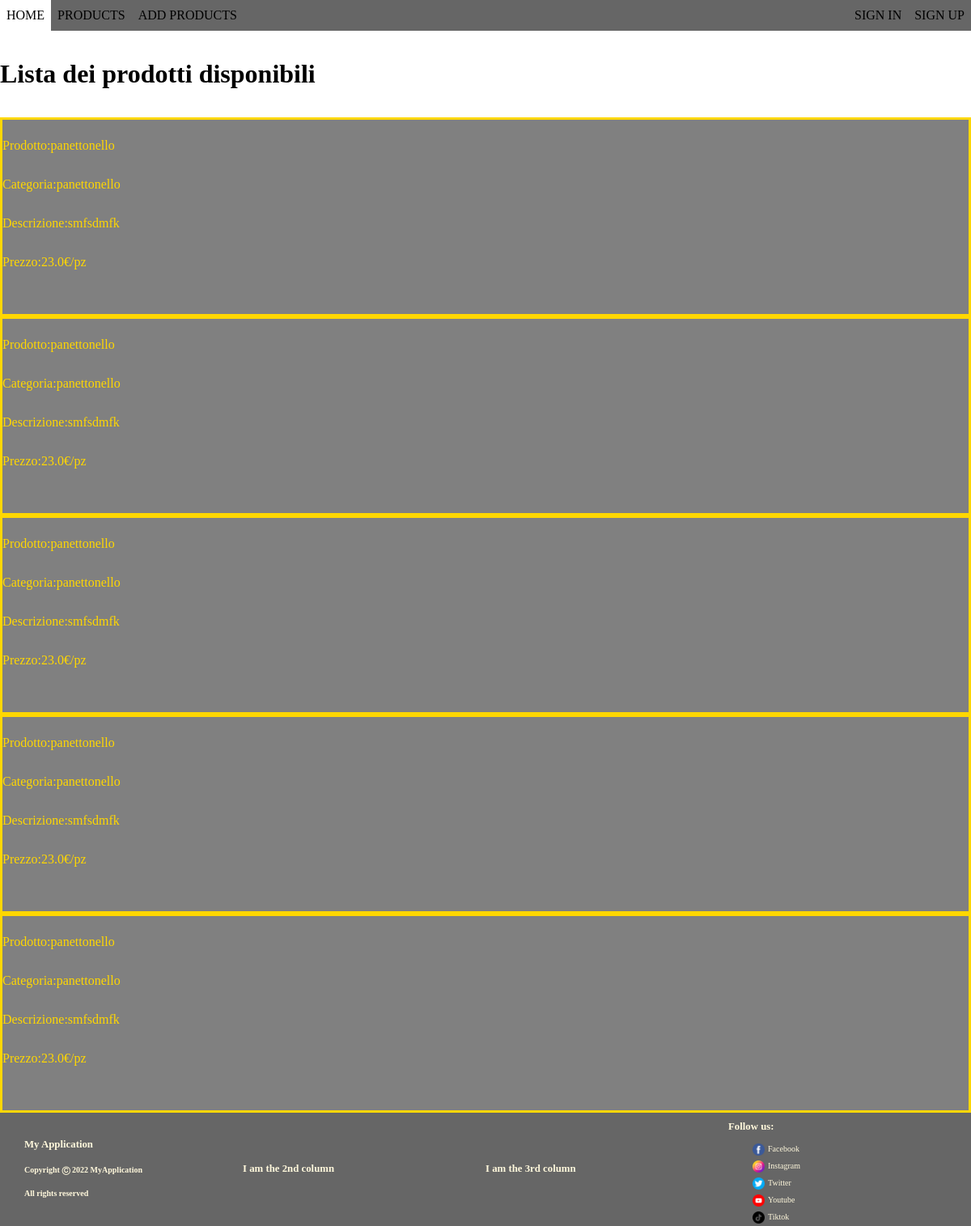
Page /products on the committed database.
### model.py (models this page shows)
class Product(db.Model):
    id = db.Column(db.Integer, primary_key=True)
    name = db.Column(db.String(100))
    description = db.Column(db.String(300))
    category = db.Column(db.String(30))
    price = db.Column(db.Float)
    quantity = db.Column(db.Integer)
    availability = db.Column(db.Boolean)
    img_path = db.Column(db.String(100))

### app.py (the view)
@app.route('/products')
def products():
    product_list = Product.query.all()
    return render_template('products.html', product_list=product_list)

### templates/products.html (shortened to what this page needs)
{% extends 'layout.html' %}
{% block layout %}
<h1>Lista dei prodotti disponibili</h1>
{% for product in product_list %}
<div class="pro-item">
    <p>Prodotto:{{product.name}}</p>
    <p>Categoria:{{product.category}}</p>
    <p>Descrizione:{{product.description}} </p>
    <p>Prezzo:{{product.price}}€/pz</p>
    <br>
</div>
{% endfor %}
{% endblock %}

### templates/layout.html (shortened to what this page needs)
<!DOCTYPE html>
<html lang="en">
<head>
    <link href="{{ url_for('static',filename='css/personal.css') }}" rel="stylesheet">
</head>
<body>
    <nav>
        <ul class="navbar" id="dropdownClick">
            <li><a href="/">home</a></li>
            <li><a href="/products">products</a></li>
            <li><a href="/addproducts">add products</a></li>
            <li class="navbar-right"><a href="/signup">sign up</a></li>
            <li class="navbar-right"><a href="/signin">sign in</a></li>
        </ul>
    </nav>
    {% block layout %}
    {% endblock %}
    <footer class="myfooter">
        <div class="row">
            <div class="col-3 maxwidth">
                <div class="foot-align-left">
                    <ul>
                        <h1>My Application</h1>
                        <h2>Copyright &#x24B8; 2022 MyApplication</h2>
                        <h2>All rights reserved</h2>
                    </ul>
                </div>
            </div>
            <div class="col-3 hide">
                <h1>I am the 2nd column</h1>
            </div>
            <div class="col-3 hide">
                <h1>I am the 3rd column</h1>
            </div>
            <div class="col-3 maxwidth">
                <div class="footright">
                    <h1>Follow us:</h1>
                    <ul>
                        <li>
                            <div class="row">
                            <img src="{{ url_for('static',filename='files/facebook.png') }}" alt="">
                            <a href="">Facebook</a>
                            </div>
                        </li>
                        <li>
                            <div class="row">
                            <img src="{{ url_for('static',filename='files/instagram.png') }}" alt="">
                            <a href="">Instagram</a>
                            </div>
                        </li>
                        <li>
                            <div class="row">
                            <img src="{{ url_for('static',filename='files/twitter.png') }}" alt="">
                            <a href="">Twitter</a>
                            </div>
                        </li>
                        <li>
                            <div class="row">
                            <img src="{{ url_for('static',filename='files/youtube.png') }}" alt="">
                            <a href="">Youtube</a>
                            </div>
                        </li>
                        <li>
                            <div class="row">
                            <img src="{{ url_for('static',filename='files/tiktok.png') }}" alt="">
                            <a href="">Tiktok</a>
                            </div>
                        </li>
                    </ul>
                </div>
            </div>
        </div>
    </footer>
</body>
</html>

### static/css/personal.css (style rules this page uses)
nav, header, footer { display: block; }
body { line-height: 2; margin: 0px; background-size: cover; }
.row { display: flex; width: 100%; flex-wrap: wrap; align-items: center; }
.row::after { display: table; clear: both; content: ""; }
.col-3 { width: 25%; }
.foot-align-left { text-align: left; }
.pro-item { border-style: solid; border-color: gold; background-color: gray; color: gold; }
footer.myfooter { background-color: #666; }
footer.myfooter ul { margin: 0px; padding-left: 10%; list-style: none; }
footer.myfooter ul li { margin-bottom: 1px; }
footer.myfooter ul li a { text-decoration: none; font-size: 10px; color: cornsilk; padding-left: 4px; }
footer.myfooter ul li img { width: 15px; }
footer.myfooter h1 { margin: 5px 0px; font-size: 80%; color: cornsilk; }
footer.myfooter h2 { color: cornsilk; font-size: 10px; }
nav { width: 100%; margin: 0px; }
nav ul { overflow: hidden; background-color: #666; margin: 0px; padding: 0px; }
ul.navbar li { list-style: none; float: left; }
ul.navbar li.navbar-right { float: right; }
ul.navbar li a { display: block; text-decoration: none; min-height: 16px; text-align: center; padding: 3px 8px; text-transform: uppercase; color: black; }

### rows in the picture
Product: name "panettonello", category "panettonello", description "smfsdmfk", price "23.0"
Product: name "panettonello", category "panettonello", description "smfsdmfk", price "23.0"
Product: name "panettonello", category "panettonello", description "smfsdmfk", price "23.0"
Product: name "panettonello", category "panettonello", description "smfsdmfk", price "23.0"
Product: name "panettonello", category "panettonello", description "smfsdmfk", price "23.0"
